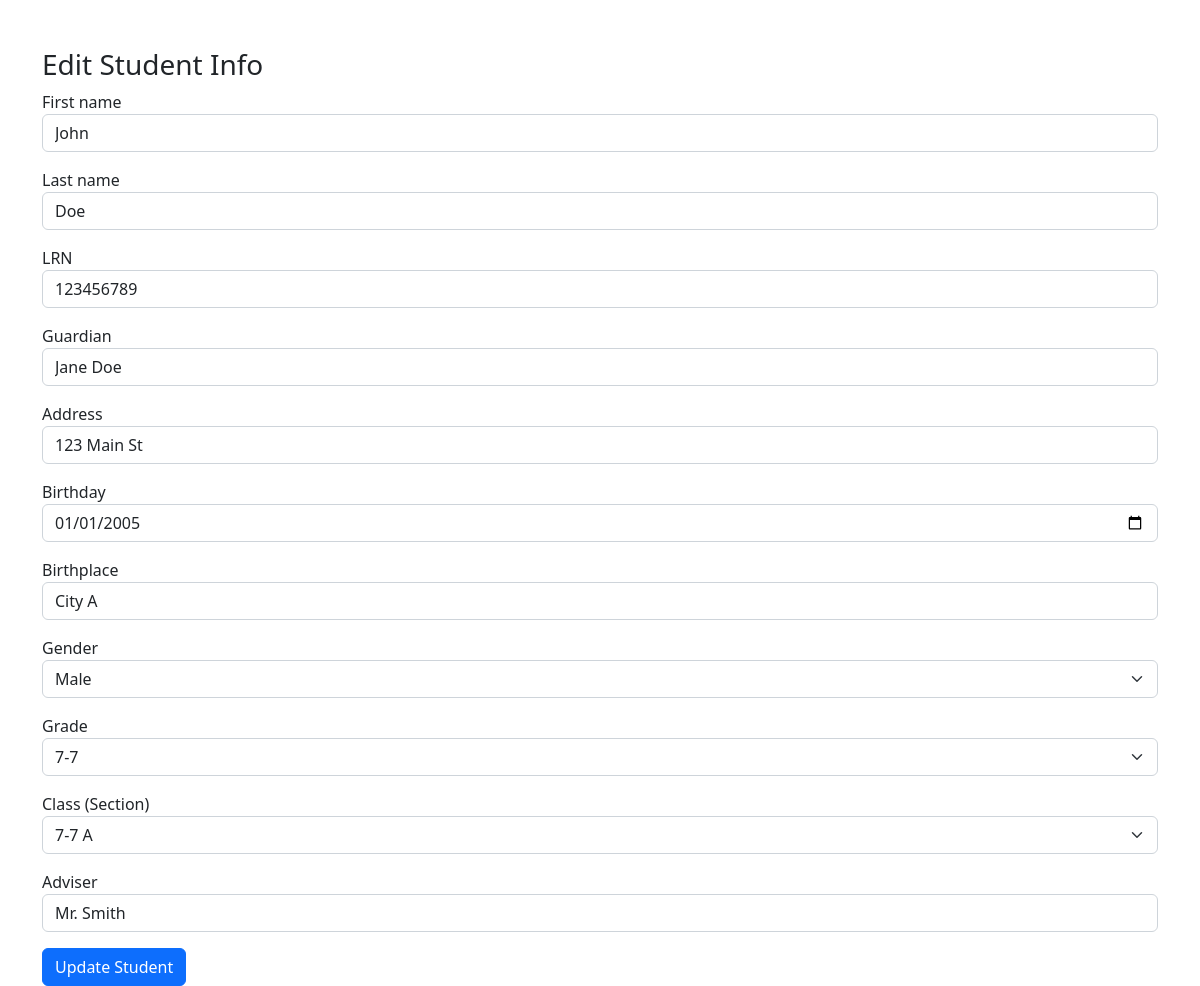
/admin/student-edit.php?student_id=19 (signed in), run on the app's committed database.
### tables this page shows
CREATE TABLE `students` (
  `student_id` int(11) NOT NULL,
  `fname` varchar(255) NOT NULL,
  `lname` varchar(255) NOT NULL,
  `lrn` varchar(255) NOT NULL,
  `guardian` varchar(255) DEFAULT NULL,
  `address` text DEFAULT NULL,
  `birthday` date DEFAULT NULL,
  `birthplace` varchar(255) DEFAULT NULL,
  `gender` enum('Male','Female','N/A') DEFAULT NULL,
  `grade` varchar(50) DEFAULT NULL,
  `section` varchar(50) DEFAULT NULL,
  `adviser` varchar(255) DEFAULT NULL
);

CREATE TABLE `grades` (
  `grade_id` int(11) NOT NULL,
  `grade` varchar(31) NOT NULL,
  `grade_code` varchar(7) NOT NULL
);

### admin/data/student.php (called while the page is built, shortened)
<?php
function getStudentById($id, $conn){
   $sql = "SELECT * FROM students
           WHERE student_id=?";
   $stmt = $conn->prepare($sql);
   $stmt->execute([$id]);
   if ($stmt->rowCount() == 1) {
     $student = $stmt->fetch();
     return $student;
   }else {
    return 0;
   }
}

### admin/data/grade.php (called while the page is built, shortened)
<?php
function getAllGrades($conn){
   $sql = "SELECT * FROM grades";
   $stmt = $conn->prepare($sql);
   $stmt->execute();
   if ($stmt->rowCount() >= 1) {
     $grades = $stmt->fetchAll();
     return $grades;
   }else {
    return 0;
   }
}
function getGradeById($grade_id, $conn){
   $sql = "SELECT * FROM grades
           WHERE grade_id=?";
   $stmt = $conn->prepare($sql);
   $stmt->execute([$grade_id]);
   if ($stmt->rowCount() == 1) {
     $grade = $stmt->fetch();
     return $grade;
   }else {
    return 0;
   }
}

### admin/data/class.php (called while the page is built, shortened)
<?php
function getAllClasses($conn){
   $sql = "SELECT * FROM class";
   $stmt = $conn->prepare($sql);
   $stmt->execute();
   if ($stmt->rowCount() >= 1) {
     $classes = $stmt->fetchAll();
     return $classes;
   }else {
    return 0;
   }
}

### admin/data/section.php (called while the page is built, shortened)
<?php
function getSectioById($section_id, $conn){
   $sql = "SELECT * FROM section
           WHERE section_id=?";
   $stmt = $conn->prepare($sql);
   $stmt->execute([$section_id]);
   if ($stmt->rowCount() == 1) {
     $section = $stmt->fetch();
     return $section;
   }else {
    return 0;
   }
}

### admin/student-edit.php (the view, shortened to what this page needs)
<?php
include "../DB_connection.php";
include "data/student.php";
include "data/grade.php";
include "data/section.php";
include "data/class.php";
$student_id = $_GET['student_id'] ?? null;
$student = getStudentById($student_id, $conn);
$classes = getAllClasses($conn);
$grades = getAllGrades($conn);
?>
<!DOCTYPE html>
<html lang="en">
<head>
    <link rel="stylesheet" href="https://cdn.jsdelivr.net/npm/bootstrap@5.2.0/dist/css/bootstrap.min.css">
</head>
<body>
<div class="container mt-5">
    <h3>Edit Student Info</h3>
    <form action="req/student-edit.php" method="POST">
        <div class="mb-3">
            <label>First name</label>
            <input type="text" class="form-control" name="fname" value="<?= htmlspecialchars($student['fname'] ?? '') ?>" required>
        </div>
        <div class="mb-3">
            <label>Last name</label>
            <input type="text" class="form-control" name="lname" value="<?= htmlspecialchars($student['lname'] ?? '') ?>" required>
        </div>
        <div class="mb-3">
            <label>LRN</label>
            <input type="text" class="form-control" name="lrn" value="<?= htmlspecialchars($student['lrn'] ?? '') ?>" required>
        </div>
        <div class="mb-3">
            <label>Guardian</label>
            <input type="text" class="form-control" name="guardian" value="<?= htmlspecialchars($student['guardian'] ?? '') ?>" required>
        </div>
        <div class="mb-3">
            <label>Address</label>
            <input type="text" class="form-control" name="address" value="<?= htmlspecialchars($student['address'] ?? '') ?>" required>
        </div>
        <div class="mb-3">
            <label>Birthday</label>
            <input type="date" class="form-control" name="birthday" value="<?= htmlspecialchars($student['birthday'] ?? '') ?>" required>
        </div>
        <div class="mb-3">
            <label>Birthplace</label>
            <input type="text" class="form-control" name="birthplace" value="<?= htmlspecialchars($student['birthplace'] ?? '') ?>" required>
        </div>
        <div class="mb-3">
            <label>Gender</label>
            <select class="form-select" name="gender" required>
                <option value="Male" <?= ($student['gender'] ?? '') == 'Male' ? 'selected' : '' ?>>Male</option>
            </select>
        </div>
        <div class="mb-3">
            <label>Grade</label>
            <select class="form-select" name="grade" required>
                <?php foreach ($grades as $grade): ?>
                    <option value="<?= $grade['grade_id'] ?>" <?= ($student['grade'] ?? '') == $grade['grade_id'] ? 'selected' : '' ?>>
                        <?= $grade['grade_code'] . '-' . $grade['grade'] ?>
                    </option>
                <?php endforeach; ?>
            </select>
        </div>
        <div class="mb-3">
            <label>Class (Section)</label>
            <select class="form-select" name="class_id" required>
                <?php foreach ($classes as $class):
                    $grade = getGradeById($class['grade'], $conn);
                    $section = getSectioById($class['section'], $conn);
                    $label = $grade['grade_code'].'-'.$grade['grade'].' '.$section['section'];
                ?>
                    <option value="<?= $class['class_id'] ?>" <?= ($student['class_id'] ?? '') == $class['class_id'] ? 'selected' : '' ?>>
                        <?= $label ?>
                    </option>
                <?php endforeach; ?>
            </select>
        </div>
        <div class="mb-3">
            <label>Adviser</label>
            <input type="text" class="form-control" name="adviser" value="<?= htmlspecialchars($student['adviser'] ?? '') ?>" required>
        </div>
        <button type="submit" class="btn btn-primary">Update Student</button>
    </form

### data on the page
students: fname "John", lname "Doe", lrn "123456789", guardian "Jane Doe", address "123 Main St", birthday "01/01/2005", birthplace "City A", gender "Male", grade "7-7", adviser "Mr. Smith"

### other printed values
form field class_id "7-7 A"
